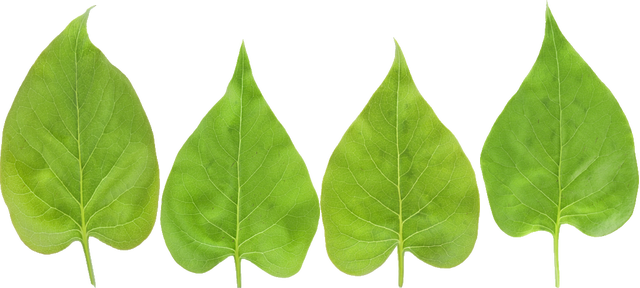
#> input picture bin/gearbox/assets/crops/bean_leaves.png, 640 x 288 px, given in place of bean_leaves.png_1K-PNG_Color.png, which was not available
$ python -i pack_leaves.py   (imports and definitions only)
#> lines starting #> are read from the running program, lines starting #| are printed output that depends on the picture
#!/usr/bin/env python3
"""Cut single leaves out of ambientCG's CC0 leaf sets into gearbox's crop atlases.

Each atlas is a row of equal cells, one leaf to a cell, tip up, its base at
the bottom centre of the cell, scaled to fill the cell's height. RGB is the
photographed colour, A the leaf's opacity mask; transparent texels carry the
nearest leaf colour so mipmaps stay green. Run from the repository root with
the ambientCG zips unpacked under `target/crops/leaves/<set>/` (download them
from https://ambientcg.com/get?file=<set>_1K-PNG.zip).

    nix-shell -p 'python3.withPackages(p: [p.pillow p.numpy p.scipy])' \
        --run 'python3 scripts/crops/pack_leaves.py'
"""
from pathlib import Path

import numpy as np
from PIL import Image
from scipy import ndimage

SOURCE = Path("target/crops/leaves")
OUT = Path("bin/gearbox/assets/crops")
# atlas: (leaf set, unblemished leaves in reading order, cell width, cell height,
# stretch to fill, quarter turns anticlockwise that bring a leaf lying on its
# side tip up)
ATLASES = {
    "lettuce": ("LeafSet009", [2, 3, 0, 1], 256, 288, False),
    "tomato": ("LeafSet014", [0, 1, 2, 4], 160, 288, False),
    "potato": ("LeafSet024", [0, 1, 2, 4], 192, 288, False),
    # Wheat blades: an elongated leaf drawn out into a ribbon.
    "wheat": ("LeafSet022", [1, 2, 4, 5], 48, 512, True),
    "spinach": ("LeafSet018", [1, 2, 0, 1], 160, 288, False),
    "kale": ("LeafSet026", [0, 1, 2, 5], 256, 288, False, 1),
    "radish": ("LeafSet020", [0, 1, 2, 3], 80, 288, False),
    # Carrot fronds: a feathery conifer sprig stands in for the finely cut leaf.
    "carrot": ("LeafSet019", [1, 2, 0, 1], 112, 288, False, 1),
    "pepper": ("LeafSet003", [1, 0, 2, 3], 128, 288, False),
    "strawberry": ("LeafSet001", [0, 2, 4, 5], 160, 288, False),
    "bean": ("LeafSet023", [0, 1, 2, 3], 160, 288, False, 1),
    "sweet_potato": ("LeafSet004", [0, 1, 2, 5], 224, 288, False),
}


def leaves(name):
    folder = SOURCE / name
    colour = np.asarray(Image.open(folder / f"{name}_1K-PNG_Color.png").convert("RGB"))
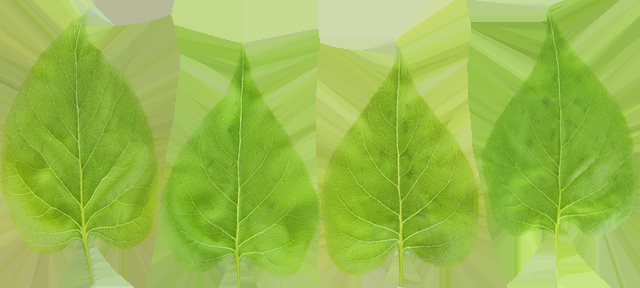
#> colour: shape (288, 640, 3); mean R, G, B 152.5, 187.3, 76.1
    alpha = np.asarray(Image.open(folder / f"{name}_1K-PNG_Opacity.png").convert("L"))
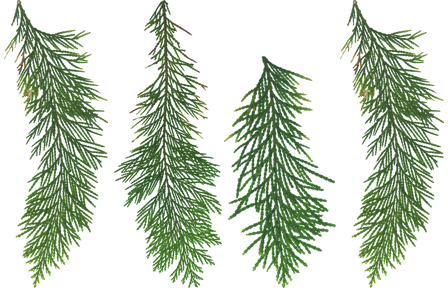
#> input picture bin/gearbox/assets/crops/carrot_leaves.png, 448 x 288 px, given in place of bean_leaves.png_1K-PNG_Opacity.png, which was not available
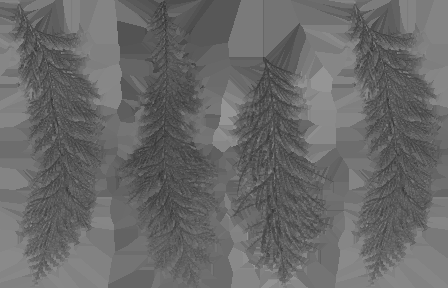
#> alpha: shape (288, 448); min 50, max 151, mean 105
    labels, count = ndimage.label(alpha > 127)
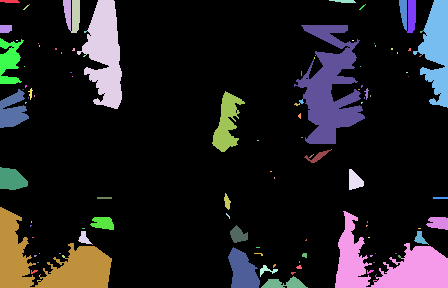
#> labels: shape (288, 448) int32; 118 distinct labels, from 0 to 117; one colour per label, 0 black
#> count = 117
    boxes = ndimage.find_objects(labels)
#> boxes = 117 items
    sizes = ndimage.sum(np.ones_like(labels), labels, range(1, count + 1))
#> sizes = 117 values, max 4215 at index 13, min 1 at index 8, mean 205.8
    big = [i for i in range(count) if sizes[i] > 0.02 * alpha.size / 12]
#> big = [2, 3, 6, 7, 13, 16, 44, 47, 63, 70, 71, 73, 74, 89, 114]
    # Reading order: rows top to bottom, then left to right.
    big.sort(key=lambda i: (round(boxes[i][0].start / 120), boxes[i][1].start))
    return colour, alpha, labels, [(i + 1, boxes[i]) for i in big]


def fill_transparent(rgb, mask):
    """Each transparent texel takes the colour of the nearest opaque one."""
    _, (rows, cols) = ndimage.distance_transform_edt(~mask, return_indices=True)
    return rgb[rows, cols]


def pack(atlas, spec):
    name, picks, cell_w, cell_h, stretch, *turns = spec
    turns = turns[0] if turns else 0
    colour, alpha, labels, found = leaves(name)
    out = np.zeros((cell_h, cell_w * len(picks), 4), np.uint8)
    for cell, pick in enumerate(picks):
        label, (rows, cols) = found[pick]
        mask = labels[rows, cols] == label
        rgb = colour[rows, cols]
        a = np.where(mask, alpha[rows, cols], 0).astype(np.uint8)
        mask, rgb, a = (np.rot90(x, turns) for x in (mask, rgb, a))
        height, width = mask.shape
        scale = min(cell_h / height, cell_w / width)
        size = (cell_w, cell_h) if stretch else (max(1, round(width * scale)), max(1, round(height * scale)))
        leaf_rgb = Image.fromarray(fill_transparent(rgb, mask)).resize(size, Image.LANCZOS)
        leaf_a = Image.fromarray(a).resize(size, Image.LANCZOS)
        x = cell * cell_w + (cell_w - size[0]) // 2
        y = cell_h - size[1]
        out[y:y + size[1], x:x + size[0], :3] = np.asarray(leaf_rgb)
        out[y:y + size[1], x:x + size[0], 3] = np.asarray(leaf_a)
        print(f"  {atlas} cell {cell}: {name} leaf {pick}, {width}x{height} px")
    mask = out[..., 3] > 127
    out[..., :3] = fill_transparent(out[..., :3], mask)
    OUT.mkdir(parents=True, exist_ok=True)
    Image.fromarray(out, "RGBA").save(OUT / f"{atlas}_leaves.png", optimize=True)


# [2 lines not run here, left out]

>>> result = leaves('../../bin/gearbox/assets/crops/bean_leaves.png')
